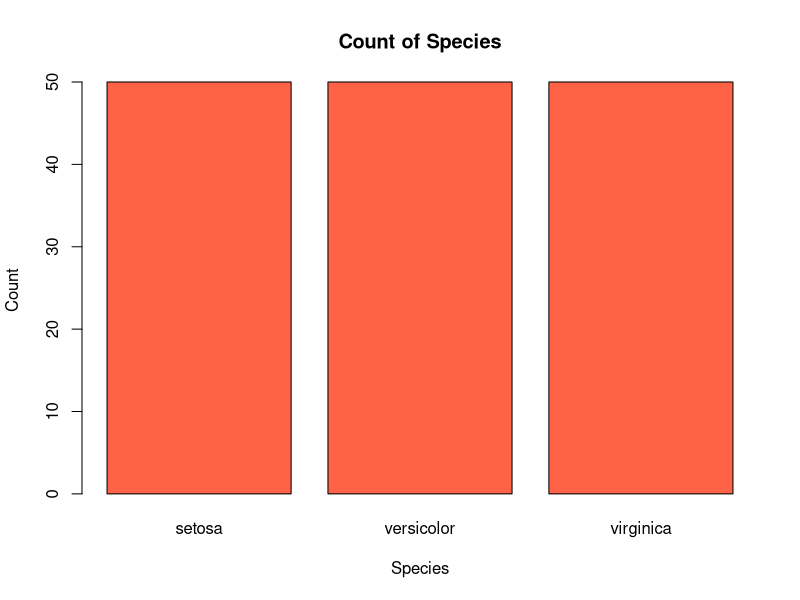
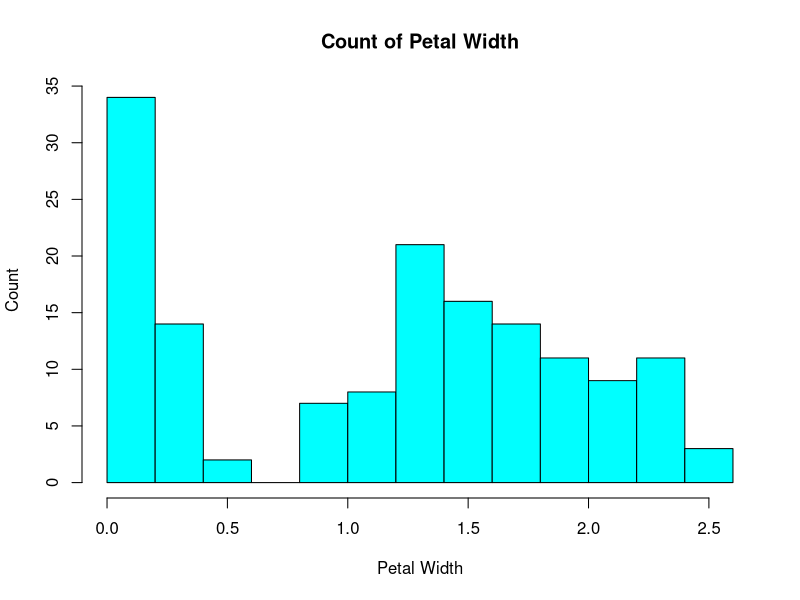
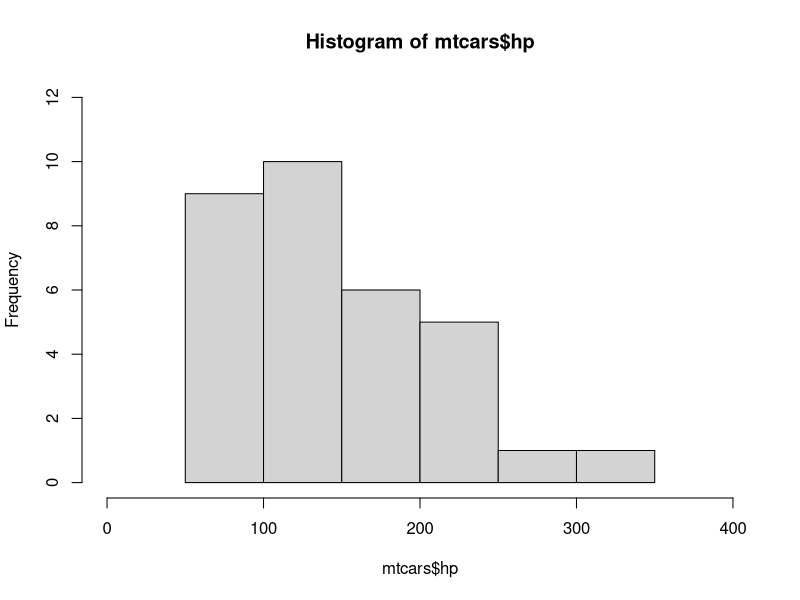
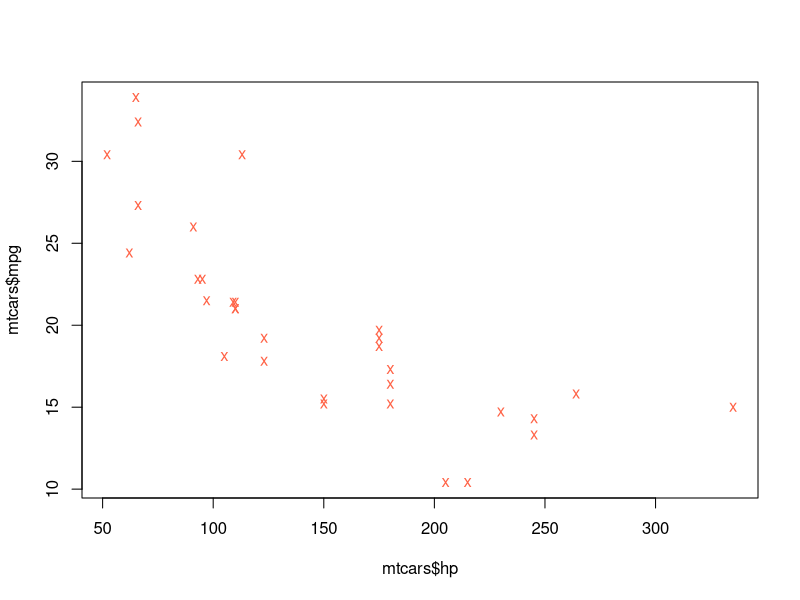
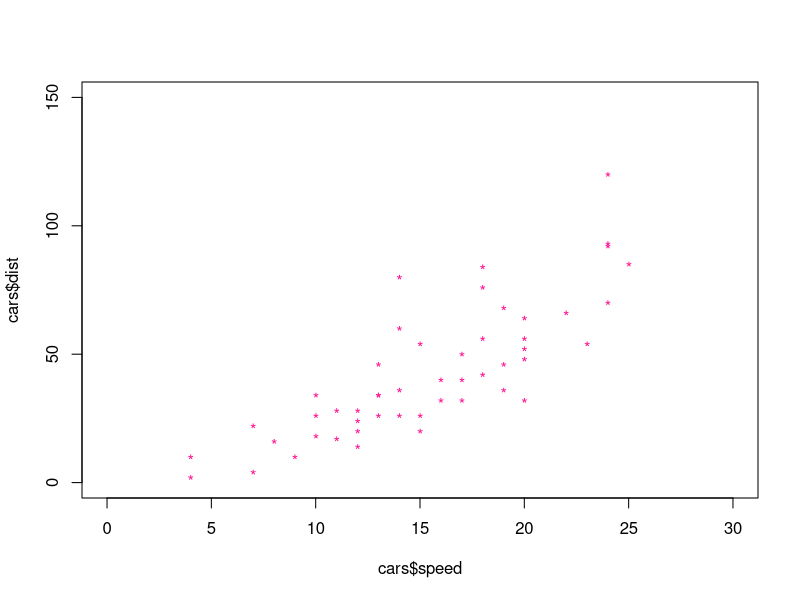

Source code (R) for these figures, in order:
# Q.2.1
plot(iris$Species,
     col = 'tomato',
     main = 'Count of Species',
     xlab = 'Species',
     ylab = 'Count'
     )

# Q.2.2
#(1)
mean(iris$Petal.Width)
var(iris$Petal.Width)
sd(iris$Petal.Width)

#(2)
hist(iris$Petal.Width,
     col = 'cyan',
     main = 'Count of Petal Width',
     xlab = 'Petal Width',
     ylab = 'Count'
     )

# Q.2.3
#(1)
hist(mtcars$hp,
     xlim = c(0, 400),
     ylim = c(0,12)
     )
#(2)
plot(mtcars$hp,
     mtcars$mpg,
     col = 'tomato',
     pch = 'x'
     )

# Q.2.4
#(1)
str(cars)

#(2)
summary(cars)

#(3)
plot(cars$speed,
     cars$dist,
     col = 'deeppink',
     pch = '*',
     xlim = c(0, 30),
     ylim = c(0, 150)
)
